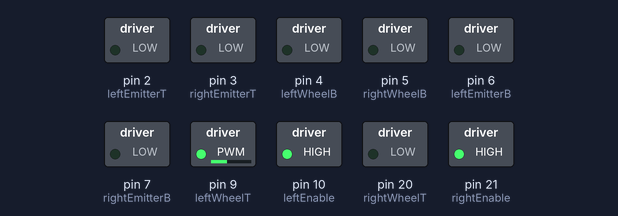
Bench run of a sketch on a simulated Arduino Mega 2560, built with avr-gcc and run on an emulated ATmega2560. On the bench: switched loads named in the sketch (green lamp = pin HIGH).

Above: at 0.1 s.
Timing chart, 0 to 1.6 s (numbered marks = the images above):
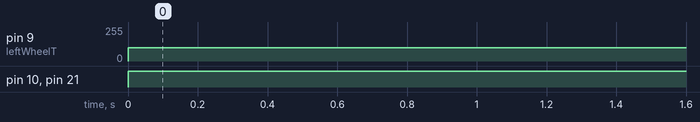

Measured:
- by itself, pin 9 (leftWheelT): 0/255 → 100/255 at 0.00 s
- by itself, pin 10 (leftEnable), pin 21 (rightEnable): LOW → HIGH at 0.00 s

The sketch:

micromouse_proj2.ino
```cpp
#define leftReceiverT 23
#define leftEmitterT 2
#define rightReceiverT 22
#define rightEmitterT 3

#define leftReceiverB 18
#define leftEmitterB 6
#define rightReceiverB 19
#define rightEmitterB 7

#define leftEnable 10
#define rightEnable 21

#define leftEncoder 16
#define rightEncoder 17

#define leftWheelT 9
#define leftWheelB 4
#define rightWheelB 5
#define rightWheelT 20

void straight();

int topx, topy, botx, boty;
void setup(){
  // Input pins
  pinMode(leftReceiverT, INPUT);
  pinMode(rightReceiverT, INPUT);
  pinMode(leftReceiverB, INPUT);
  pinMode(rightReceiverB, INPUT);

  // Output pins
  pinMode(leftEmitterT, OUTPUT);
  pinMode(rightEmitterT, OUTPUT);
  pinMode(leftEmitterB, OUTPUT);
  pinMode(rightEmitterB, OUTPUT);

  pinMode(leftEnable, OUTPUT);
  pinMode(rightEnable, OUTPUT);

  // set hbridge pins to OUTPUT
  pinMode(leftEnable, OUTPUT); //EN1
  pinMode(rightEnable, OUTPUT);
  // left wheel
  pinMode(leftWheelT, OUTPUT);
  pinMode(leftWheelB, OUTPUT);
  // right wheel
  pinMode(rightWheelT, OUTPUT);
  pinMode(rightWheelB, OUTPUT);
  Serial.begin(9600);
}

void loop(){
  straight();
//  analogWrite(leftEnable, 0);
//  analogWrite(rightEnable, 0);
//  testLeftTLED();
//  delay(1000);
//  testRightTLED();
//  delay(1000);
//  testLeftBLED();
//  delay(1000);
//  testRightBLED();
//  delay(1000);
//  digitalWrite(rightEmitterB, HIGH);

//  Serial.println(" Top right: ");
//  Serial.print(topy);
//  delay(500);

//  Serial.println("Bot left: ");
//  Serial.print(botx);

//  Serial.println(" Bot right: ");
//  Serial.println(boty);
//  delay(500);
  /*
  digitalWrite(frontREmitter, HIGH);
  delay(100);
  frontR = analogRead(frontRReceiver);
  delay(140);
  digitalWrite(frontREmitter, LOW);

  digitalWrite(frontLEmitter, HIGH);
  delay(100);
  frontL = analogRead(frontLReceiver);
  delay(140);
  digitalWrite(frontLEmitter, LOW);

  digitalWrite(rightEmitter, HIGH);
  delay(100);
  right = analogRead(rightReceiver);
  delay(140);
  digitalWrite(rightEmitter, LOW);

  digitalWrite(leftEmitter, HIGH);
  delay(100);
  left = analogRead(leftReceiver);
  delay(140);
  digitalWrite(leftEmitter, LOW);

//  if(frontR >= 68){
//    if(frontL >= 40)
//      Serial.println("Wall front");
//  }

  if(right >= 80 && right <= 150){
    if(left <= 52)
      Serial.println("Slightly wall right");
  }
  if(right > 150)
    Serial.println("Very close right wall");

 if(left >= 40 && left <= 65){
   if(right <= 80)
     Serial.println("Slightly wall left");
 }
 if(left > 65)
   Serial.println("Very close left wall");
 //Theoretically, frontL*0.90 == frontR
// if(frontL *0.90 - frontR >= 20)
//   Serial.println("Turn left");
// else if(frontR - frontL * 0.90 >= 30)
 //  Serial.println("Turn right");
 */
}

void testLeftTLED(){
  digitalWrite(leftEmitterT, HIGH);
  topx = analogRead(leftReceiverT);
  delay(500);
  digitalWrite(leftEmitterT, LOW);
  Serial.print("Top Left: ");
  Serial.println(topx);
}

void testRightTLED(){
  digitalWrite(rightEmitterT, HIGH);
  topy = analogRead(rightReceiverT);
  delay(500);
  digitalWrite(rightEmitterT, LOW);
  Serial.print("Top Right: ");
  Serial.println(topy);
}

void testLeftBLED(){
  digitalWrite(leftEmitterB, HIGH);
  botx = analogRead(leftReceiverB);
  delay(500);
  digitalWrite(leftEmitterB, LOW);
  Serial.print("Bot Left: ");
  Serial.println(botx);
}

void testRightBLED(){
  digitalWrite(rightEmitterB, HIGH);
  boty = analogRead(rightReceiverB);
  delay(500);
  digitalWrite(rightEmitterB, LOW);
  Serial.print("Bot Right: ");
  Serial.println(boty);
}

void straight(){
  digitalWrite(leftEnable, HIGH);
  digitalWrite(rightEnable, HIGH);
  analogWrite(leftWheelT, 100);
  analogWrite(leftWheelB, 0);
  analogWrite(rightWheelT, 100);
  analogWrite(rightWheelB, 0);
}
```
